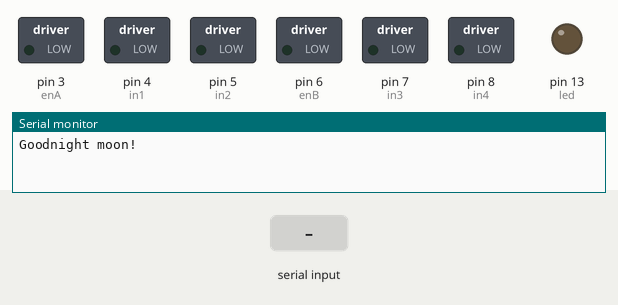
The sketch below on a simulated Arduino Uno, built with avr-gcc and run on an emulated ATmega328P. Shown: switched loads named in the sketch (green lamp = pin HIGH), output pins drawn as LEDs (lit = HIGH), the last lines printed to the serial monitor. The inputs (shaded band) are chosen by the test bench.

Above: at 1.2 s.
1.3 s: "90:45:200\n" received over the second serial link
At 2.0 s:
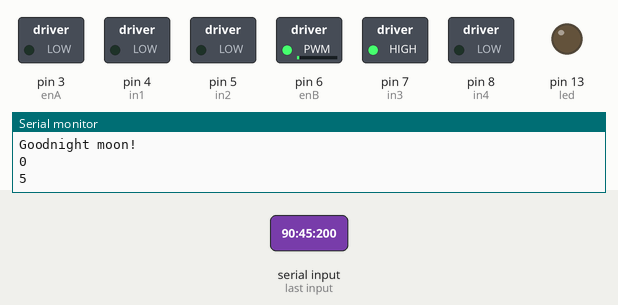
2.8 s: "90:45\n" received over the second serial link
At 3.4 s:
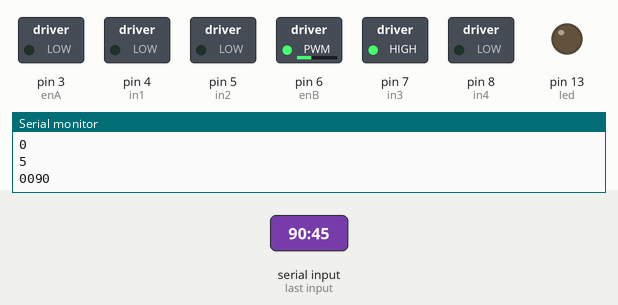
4.3 s: ":" received over the second serial link
At 5.1 s:
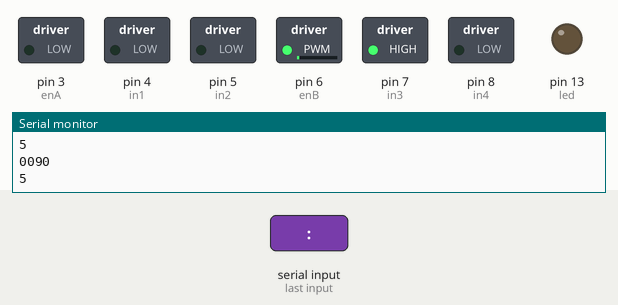
5.8 s: "on:" received over the second serial link
At 7.0 s:
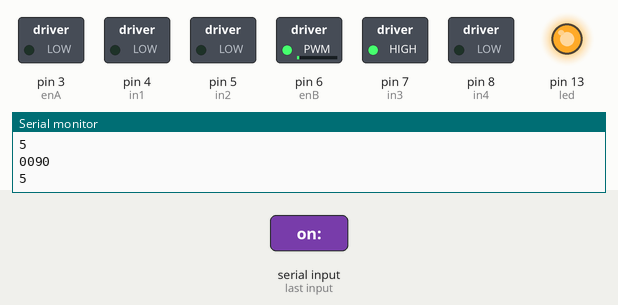
7.3 s: "30:150:10\n" received over the second serial link
At 8.2 s:
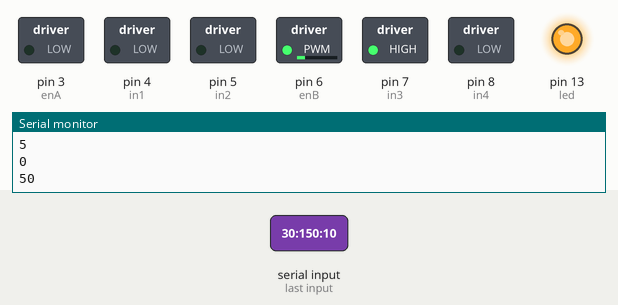
8.8 s: "90:45:200:10\n" received over the second serial link
At 9.8 s:
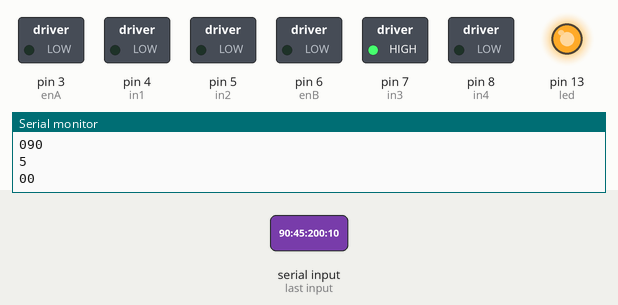
Timing chart, 0 to 11.3 s (numbered marks = the images above; inputs shaded):
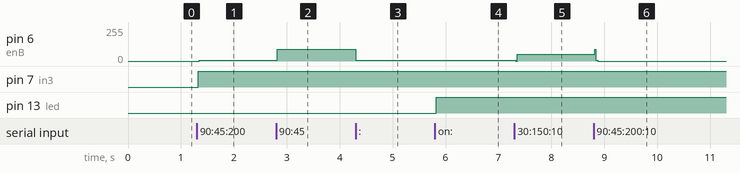

Measured:
- after the input at 1.3 s, pin 6 (enB): 0/255 → 5/255 after 0.05 s; pin 7 (in3): LOW → HIGH at once
- after the input at 2.8 s, pin 6 (enB): 5/255 → 90/255 at once
- after the input at 4.3 s, pin 6 (enB): 90/255 → 5/255 at once
- after the input at 5.8 s, pin 13 (led): LOW → HIGH at once
- after the input at 7.3 s, pin 6 (enB): 5/255 → 50/255 at once
- after the input at 8.8 s, pin 6 (enB): 50/255 → 0/255 at once

The sketch:

Araba2.ino
```cpp
#include <SoftwareSerial.h>

SoftwareSerial mySerial(10, 11); // RX, TX
int led = 13;
char myChar = 'a';
String string;
//char myString[5];
char LorR;

int enA = 3;
int in1 = 4;
int in2 = 5;
int enB = 6;
int in3 = 7;
int in4 = 8;

void setup()
{
  // Open serial communications and wait for port to open:
  Serial.begin(57600);
  pinMode(led, OUTPUT);
  Serial.println("Goodnight moon!");
  // set the data rate for the SoftwareSerial port
  mySerial.begin(9600);
  mySerial.println("Hello, world?");
  pinMode(enA, OUTPUT);
  pinMode(in1, OUTPUT);
  pinMode(in2, OUTPUT);
  pinMode(enB, OUTPUT);
  pinMode(in3, OUTPUT);
  pinMode(in4, OUTPUT);
}


void loop() // run over and over
{
  string = "";

//Add to string
while(true){
  myChar=mySerial.read();
  if(32<=myChar && myChar<=127){
  string += myChar;
  }
  if (myChar==':'){
  break;
  }
  delay(10);
}// While End

//Analyse string
if (string !="off:" && string !="on:"){
 if (string != "L0:" && string != "R0:") {
  //code for setting motor left or right
  if (string[0]=='L'){
    LorR= 'L';
  }else {
    LorR= 'R';
  }
  string.remove(0, 1);

  //code for putting it in reverse
  if (string[0]=='-')
  {
    string.remove(0, 1);
    string.remove((string.length()-1), 1);
    Serial.println(string);
    if (LorR== 'L'){
      digitalWrite(in1, HIGH);
      digitalWrite(in2, LOW);
      analogWrite(enA, string.toInt());
    } else{
      digitalWrite(in3, LOW);
      digitalWrite(in4, HIGH);
      analogWrite(enB, string.toInt());
    }
  }
  else
  {
    string.remove((string.length()-1), 1);
    Serial.println(string);
    if (LorR== 'L'){
        digitalWrite(in1, LOW);
        digitalWrite(in2, HIGH);
        analogWrite(enA, string.toInt());
      } else{
        digitalWrite(in3, HIGH);
        digitalWrite(in4, LOW);
        analogWrite(enB, string.toInt());
      }
  }
 } else {
        digitalWrite(in1, LOW);
        digitalWrite(in2, LOW);
        digitalWrite(in3, LOW);
        digitalWrite(in4, LOW);
 }
}//End of long if statment

if(string == "on:"){
  digitalWrite(led, HIGH);
}
if(string =="off:"){
  digitalWrite(led, LOW);
}

}//Loop End
```
